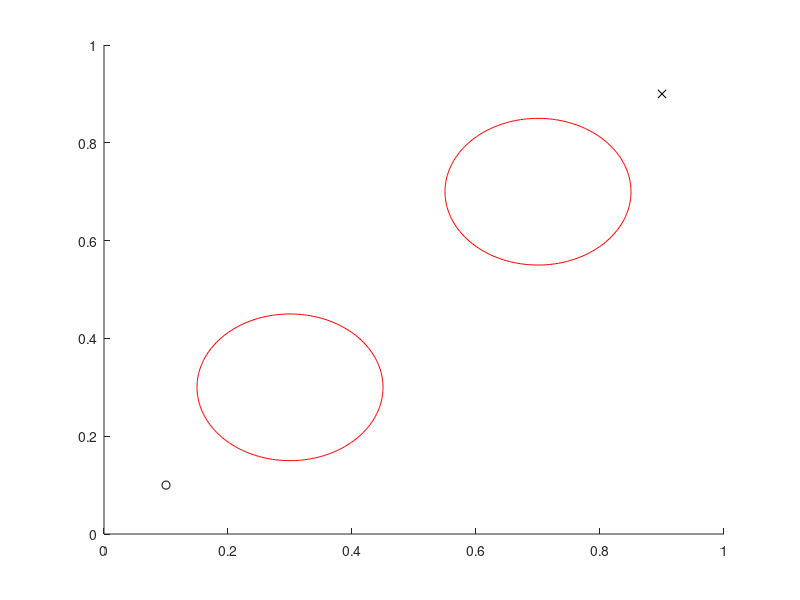

MATLAB code for this plot: (Note: this script raises an error after producing the figure.)
%% Jun You 9/11/17
% This script will demonstrate the improved version of rapidly-exploring random tree called RRT*
% The variables defined to describe vertices which are inputs for the functions used in this script are structured with fields:
%     coord : Array of coordinates [x value, y value]
%     ind : used to number the vertices; will be used to keep track of indices used to create network graphs
% 
% Once ran, you will see tree shaped graph with pink line segments representing graphs. 
% The yellow segment will be removed branch and blue segments will be optimized branch. 
% This is to demontrate the different between RRT and RRT*.
% (RRT will not have the blue branches formed but yellow branches as pink
% braches)
% 
% For information on the algorithm, go to section 3 and 4 of the paper on 
% https://people.eecs.berkeley.edu/~pabbeel/cs287-fa15/optreadings/rrtstar.pdf
%% Initialization
clearvars -except yy
close all
figure; 
axis([0 1 0 1]);
hold on;
% Obstacles (circles)
Obst_1.mid = [0.7,0.7]; Obst_1.rad = .15; % Center and radius of circle
Obst_2.mid = [0.3,0.3]; Obst_2.rad = .15;
Obst = [Obst_1,Obst_2]; 
% Plotting Obstacles
for a = 1:length(Obst)
    th = 0:pi/100:2*pi;
    xunit = Obst(a).rad.*cos(th) + Obst(a).mid(1);
    yunit = Obst(a).rad.*sin(th) + Obst(a).mid(2);
    plot(xunit,yunit, 'r');
end

x_goal.coord = [0.9,0.9]; % Coordinate of the goal
num_iter = 2000; %Set number of iteration to create random point
EPS = .04; % Maximum edge length
Near_r = .04; % Maximum searching radius for rebranching

%Initial Coordinate
x_init.coord = [0.1,0.1];
x_init.ind = 1; 
Vertex(1) = x_init;
plot(x_init.coord(1), x_init.coord(2),'o','color','black');
plot(x_goal.coord(1), x_goal.coord(2),'x','color','black');
% Using digraph function to keep track of edges using indices of vertices. 
Tree = digraph;
Tree = addnode(Tree, 1);
% Toggle comment (ctrl+R) or uncomment (ctrl+T) the 4 lines below with *** to use previous random points for testing purposes 
yy=[]; %***
for x = 1:num_iter
    x_rand.coord = [rand(),rand()]; %*** 
    yy=[yy ; x_rand.coord]; %***
%     x_rand.coord = yy(x,:); %***
    x_nearest = Nearest(Vertex,Tree,x_rand);
    x_new = Steer(x_nearest,x_rand,EPS);
    if CollisionFree(x_nearest,x_new,Obst)
        X_near = Near(Vertex,Tree,x_new,Near_r);
        x_new.ind = length(Vertex)+1;
        x_min = x_nearest; 
        c_cost = distances(Tree,1,x_nearest.ind)+Cost(x_nearest,x_new);
        
        % Connect along a minimum-cost path
        for y = 1:length(X_near)
            if CollisionFree(X_near(y),x_new,Obst) && (distances(Tree,1,X_near(y).ind)+Cost(X_near(y),x_new))<c_cost
                x_min = X_near(y); 
                c_cost = distances(Tree,1,X_near(y).ind)+Cost(X_near(y),x_new);
            end
        end
        Vertex = [Vertex x_new];
        Tree = addedge(Tree,[x_min.ind],[x_new.ind],Cost(x_min,x_new));
        
        % Draw edges and vertices to form paths
        line([x_min.coord(1),x_new.coord(1)],[x_min.coord(2),x_new.coord(2)],'Color', 'm', 'LineWidth', 1);
        plot(x_new.coord(1), x_new.coord(2),'x','color','b');
        hold on;
        
        % Rewire the tree to create optimal paths (You may
        % comment/remove this whole for-loop to change to RRT)
        for z = 1:length(X_near)
            nom_cost=[];
            if CollisionFree(x_new,X_near(z),Obst) && (distances(Tree,1,x_new.ind)+Cost(x_new,X_near(z)))<distances(Tree,1,X_near(z).ind)
                parent_ind = predecessors(Tree,X_near(z).ind);
                x_parent = Vertex(parent_ind);
                Tree = rmedge(Tree,[x_parent.ind],[X_near(z).ind]);
                Tree = addedge(Tree,[x_new.ind],[X_near(z).ind],Cost(x_new,X_near(z)));
                                
                % Draw remove old branch (Redrew in white) and replace with better branch (in blue)
                line([x_parent.coord(1),X_near(z).coord(1)],[x_parent.coord(2),X_near(z).coord(2)],'Color', 'y', 'LineWidth', 1)
                line([x_new.coord(1),X_near(z).coord(1)],[x_new.coord(2),X_near(z).coord(2)],'Color', 'b', 'LineWidth', 1)
                hold on;
            end
        end
    end
    % Check if the end the last vertex connects to the goal
    if CollisionFree(x_new,x_goal,Obst) && Cost(x_new,x_goal) < EPS
        x_goal.ind = x_new.ind+1;
        Vertex = [Vertex x_goal];
        Tree = addedge(Tree,[x_new.ind],[x_goal.ind],Cost(x_new,x_goal));
        plot(x_goal.coord(1), x_goal.coord(2),'x','color','black');
        path = shortestpath(Tree,1,x_goal.ind);
        for j = 1:length(path)
            line([Vertex(path(j)).coord(1),Vertex(path(j+1)).coord(1)],[Vertex(path(j)).coord(2),Vertex(path(j+1)).coord(2)],'Color', 'black', 'LineWidth', 1)
        end
        break;
    end
end
% The script below is another way of plotting paths. Use this if you want to graph directly from the network graph. 
figure;
plot(Tree)
% figure;
% for aaa = 1:length(Vertex)
%     plot(Vertex(aaa).coord(1), Vertex(aaa).coord(2),'x','color','b');
%     drawnow;
%     hold on;
% end
% edges = Tree.Edges.EndNodes;
% for a = 1:length(Tree.Edges.EndNodes)
%     line([Vertex(edges(a,1)).coord(1),Vertex(edges(a,2)).coord(1)],[Vertex(edges(a,1)).coord(2),Vertex(edges(a,2)).coord(2)],'Color', 'm', 'LineWidth', 1)
%     drawnow;
%     hold on;
% end